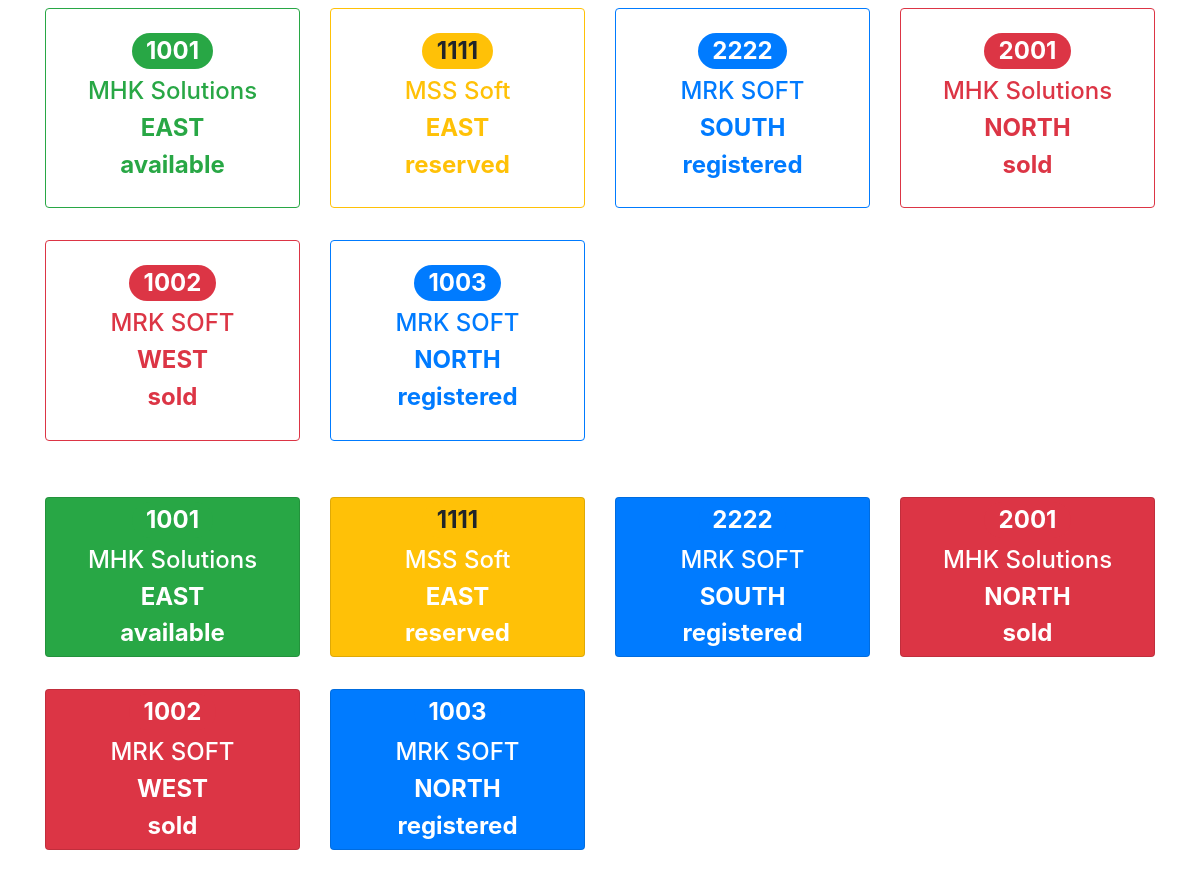
/unitcreationlist/, run on the app's committed database.
### customerapp/models.py (models this page shows, shortened)
class UnitCreation(models.Model):
    STATUS_CHOICES=(('available','Available'),('sold','Sold'),('reserved','Reserved'),('registered','Registered'))
    flatno=models.IntegerField()
    cname=models.ForeignKey(Company,on_delete=models.CASCADE)
    bname=models.ForeignKey(Blockname,on_delete=models.CASCADE)
    floorno=models.ForeignKey(Floors,on_delete=models.CASCADE)
    unitno=models.ForeignKey(Unit,on_delete=models.CASCADE)
    face=models.ForeignKey(Facing,on_delete=models.CASCADE)
    status=models.CharField(max_length=11,choices=STATUS_CHOICES,default='available')

class Company(models.Model):
    name=models.CharField(max_length=64)
    def __str__(self):
        return str(self.name)

class Facing(models.Model):
    name=models.CharField(max_length=64)
    def __str__(self):
        return str(self.name)

### customerapp/views.py (the view)
# urls.py: url(r'^unitcreationlist/', views.UnitCreationListView.as_view(),name='unitcreations'),
class UnitCreationListView(ListView):
    model=UnitCreation

### customerapp/models.py (called while the page is built)
    def __str__(self):
        return str(self.name)

    def __str__(self):
        return str(self.name)

    def __str__(self):
        return str(self.name)

### templates/customerapp/unitcreation_list.html (shortened to what this page needs)
<!DOCTYPE html>
{%extends 'customerapp/base.html'%}
{%block content%}
<section class="text-center mb-4">
  <div class="container">
    <div class="row wow fadeIn">
      {%for unitcreation in unitcreation_list%}
        <div class="col-lg-3 col-md-6 mb-2 mt-2">
          {% if unitcreation.status == 'available' %}
          <div class="card border-success mb-3">
            <div class="card-body text-success">
              <h2><strong><a href="/updateunitcreation/{{unitcreation.id}}"><span class="badge badge-pill badge-success">{{unitcreation.flatno}}</span></a></strong></h2>
              <h4>{{unitcreation.cname}}</h4>
              <h4><strong>{{unitcreation.face}}</strong></h4>
              <h4><strong>{{unitcreation.status}}</strong></h4>
            </div>
          </div>
          {% else %} {% if unitcreation.status == 'reserved' %}
          <div class="card border-warning mb-3">
            <div class="card-body text-warning">
              <h2><strong><a href="/updateunitcreation/{{unitcreation.id}}"><span class="badge badge-pill badge-warning">{{unitcreation.flatno}}</span></a></strong></h2>
              <h4>{{unitcreation.cname}}</h4>
              <h4><strong>{{unitcreation.face}}</strong></h4>
              <h4><strong>{{unitcreation.status}}</strong></h4>
            </div>
          </div>
          {% else %} {% if unitcreation.status == 'registered' %}
          <div class="card border-primary mb-3">
            <div class="card-body text-primary">
              <h2><strong><a href="/updateunitcreation/{{unitcreation.id}}"><span class="badge badge-pill badge-primary">{{unitcreation.flatno}}</span></a></strong></h2>
              <h4>{{unitcreation.cname}}</h4>
              <h4><strong>{{unitcreation.face}}</strong></h4>
              <h4><strong>{{unitcreation.status}}</strong></h4>
            </div>
          </div>
          {% else %} {% if unitcreation.status == 'sold' %}
          <div class="card border-danger mb-3">
            <div class="card-body text-danger">
              <h2><strong><a href="/updateunitcreation/{{unitcreation.id}}"><span class="badge badge-pill badge-danger">{{unitcreation.flatno}}</span></a></strong></h2>
              <h4>{{unitcreation.cname}}</h4>
              <h4><strong>{{unitcreation.face}}</strong></h4>
              <h4><strong>{{unitcreation.status}}</strong></h4>
            </div>
          </div>
          {% endif %}
          {% endif %}
          {% endif %}
          {% endif %}
        </div>
      {% endfor %}
    </div>
  </div>
</section>
<section class="text-center mb-4">
  <div class="container">
    <div class="row wow fadeIn">
      {%for unitcreation in unitcreation_list%}
          <div class="col-lg-3 col-md-6 mb-2 mt-2">
            {% if unitcreation.status == 'available' %}
            <div class="card text-white bg-success mb-3">
                <h2><strong><a href="/updateunitcreation/{{unitcreation.id}}"><span class="badge badge-pill badge-success">{{unitcreation.flatno}}</span></a></strong></h2>
                <h4>{{unitcreation.cname}}</h4>
                <h4><strong>{{unitcreation.face}}</strong></h4>
                <h4><strong>{{unitcreation.status}}</strong></h4>
            </div>
            {% else %} {% if unitcreation.status == 'reserved' %}
            <div class="card text-white bg-warning mb-3">
              <h2><strong><a href="/updateunitcreation/{{unitcreation.id}}"><span class="badge badge-pill badge-warning">{{unitcreation.flatno}}</span></a></strong></h2>
              <h4>{{unitcreation.cname}}</h4>
              <h4><strong>{{unitcreation.face}}</strong></h4>
              <h4><strong>{{unitcreation.status}}</strong></h4>
            </div>
            {% else %} {% if unitcreation.status == 'registered' %}
            <div class="card text-white bg-primary mb-3">
              <h2><strong><a href="/updateunitcreation/{{unitcreation.id}}"><span class="badge badge-pill badge-primary">{{unitcreation.flatno}}</span></a></strong></h2>
              <h4>{{unitcreation.cname}}</h4>
              <h4><strong>{{unitcreation.face}}</strong></h4>
              <h4><strong>{{unitcreation.status}}</strong></h4>
            </div>
            {% else %} {% if unitcreation.status == 'sold' %}
            <div class="card text-white bg-danger mb-3">
              <h2><strong><a href="/updateunitcreation/{{unitcreation.id}}"><span class="badge badge-pill badge-danger">{{unitcreation.flatno}}</span></a></strong></h2>
              <h4>{{unitcreation.cname}}</h4>
              <h4><strong>{{unitcreation.face}}</strong></h4>
              <h4><strong>{{unitcreation.status}}</strong></h4>
            </div>
            {% endif %}
            {% endif %}
            {% endif %}
            {% endif %}
          </div>
        {% endfor %}
    </div>
  </div>
</section>
{%endblock%}

### data on the page
UnitCreation: flatno "1001", cname "MHK Solutions", face "EAST", status "available"
UnitCreation: flatno "1111", cname "MSS Soft", face "EAST", status "reserved"
UnitCreation: flatno "2222", cname "MRK SOFT", face "SOUTH", status "registered"
UnitCreation: flatno "2001", cname "MHK Solutions", face "NORTH", status "sold"
UnitCreation: flatno "1002", cname "MRK SOFT", face "WEST", status "sold"
UnitCreation: flatno "1003", cname "MRK SOFT", face "NORTH", status "registered"
